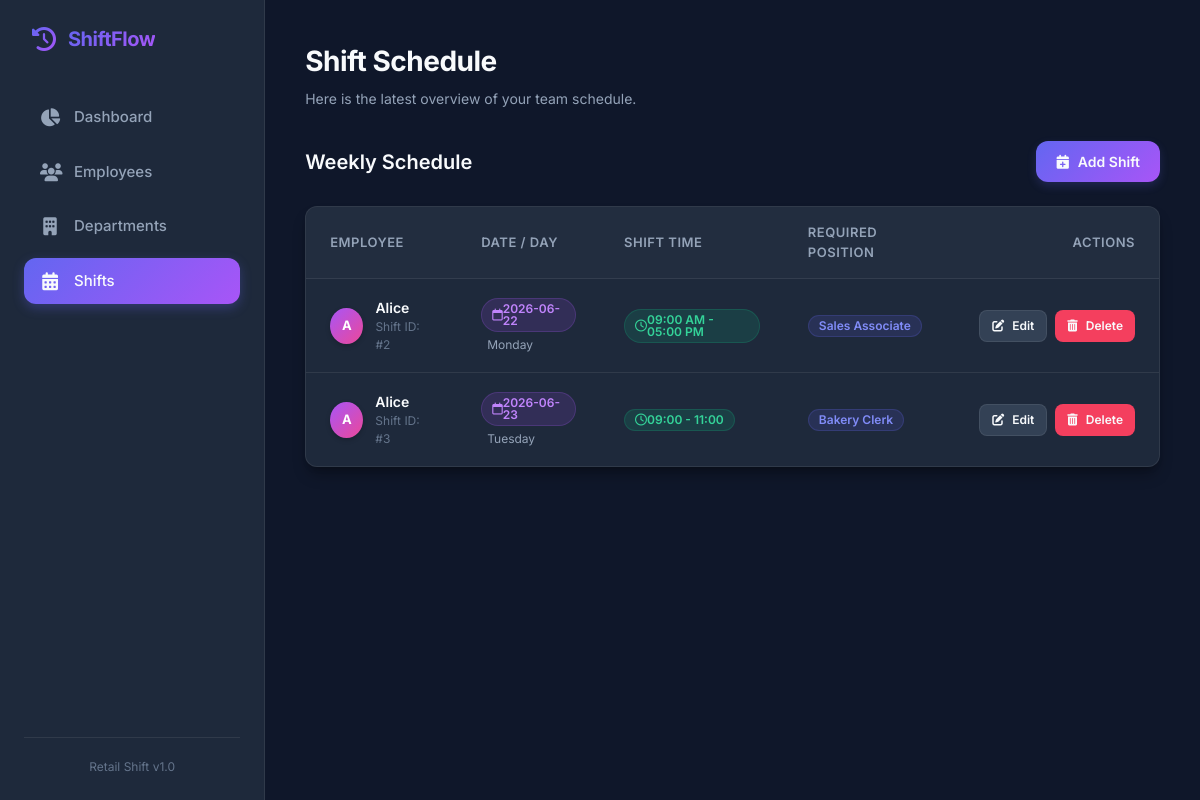
The app's page /shifts with its own data.
### tables this page shows
CREATE TABLE shifts(

        shift_id INTEGER PRIMARY KEY AUTOINCREMENT,

        employee_id INTEGER,

        shift_date TEXT,

        day_of_week TEXT,

        start_time TEXT,

        end_time TEXT,

        position_required TEXT,

        FOREIGN KEY(employee_id)
        REFERENCES employees(employee_id)

    );

CREATE TABLE employees(

        employee_id INTEGER PRIMARY KEY AUTOINCREMENT,

        first_name TEXT NOT NULL,

        last_name TEXT NOT NULL,

        phone TEXT,

        email TEXT,

        position TEXT

    , department_id INTEGER REFERENCES departments(department_id));

### app.py (the view)
@app.route("/shifts")
def shifts():
    conn=db()
    data=conn.execute(
    """

    SELECT shifts.*, employees.first_name

    FROM shifts

    LEFT JOIN employees

    ON shifts.employee_id=employees.employee_id

    """
    ).fetchall()
    return render_template(
        "shifts.html",
        shifts=data
    )

### app.py (called while the page is built)
def db():
    conn = sqlite3.connect(
        "retail_shift_management.db"
    )
    conn.row_factory = sqlite3.Row
    return conn

### templates/shifts.html (shortened to what this page needs)
{% extends "base.html" %}
{% block header_title %}Shift Schedule{% endblock %}
{% block content %}
<div class="header-actions">
    <span class="page-title">Weekly Schedule</span>
    <a href="/add_shift" class="btn btn-primary">
        <i class="fa-solid fa-calendar-plus"></i> Add Shift
    </a>
</div>
{% if shifts %}
<div class="table-container">
    <div class="table-responsive">
        <table class="custom-table">
            <thead>
                <tr>
                    <th>Employee</th>
                    <th>Date / Day</th>
                    <th>Shift Time</th>
                    <th>Required Position</th>
                    <th style="text-align: right;">Actions</th>
                </tr>
            </thead>
            <tbody>
                {% for s in shifts %}
                <tr>
                    <td>
                        <div class="employee-avatar-name">
                            <div class="avatar-placeholder" style="background: linear-gradient(135deg, #a855f7 0%, #ec4899 100%);">
                                {% if s.first_name %}
                                    {{ s.first_name[0] | upper }}
                                {% else %}
                                    ?
                                {% endif %}
                            </div>
                            <div>
                                <div class="employee-name">
                                    {% if s.first_name %}
                                        {{ s.first_name }}
                                    {% else %}
                                        <span style="color: var(--text-muted); font-style: italic;">Unassigned</span>
                                    {% endif %}
                                </div>
                                <div style="font-size: 12px; color: var(--text-muted);">Shift ID: #{{ s.shift_id }}</div>
                            </div>
                        </div>
                    </td>
                    <td>
                        <span class="badge badge-date"><i class="fa-regular fa-calendar"></i> {{ s.shift_date }}</span>
                        <div style="font-size: 12px; color: var(--text-secondary); margin-top: 4px; padding-left: 6px;">{{ s.day_of_week }}</div>
                    </td>
                    <td>
                        <span class="badge badge-time"><i class="fa-regular fa-clock"></i> {{ s.start_time }} - {{ s.end_time }}</span>
                    </td>
                    <td>
                        <span class="badge badge-position">{{ s.position_required }}</span>
                    </td>
                    <td>
                        <div class="btn-group" style="justify-content: flex-end;">
                            <a href="/edit_shift/{{ s.shift_id }}" class="btn btn-secondary btn-sm">
                                <i class="fa-solid fa-pen-to-square"></i> Edit
                            </a>
                            <a href="/delete_shift/{{ s.shift_id }}" class="btn btn-danger btn-sm" onclick="return confirm('Are you sure you want to delete this shift?');">
                                <i class="fa-solid fa-trash-can"></i> Delete
                            </a>
                        </div>
                    </td>
                </tr>
                {% endfor %}
            </tbody>
        </table>
    </div>
</div>
{% endif %}
{% endblock %}

### static/style.css (style rules this page uses)
:root { --bg-primary: #0f172a; --bg-secondary: #1e293b; --bg-tertiary: #334155; --text-primary: #f8fafc; --text-secondary: #94a3b8; --text-muted: #64748b; --primary: #6366f1; --primary-hover: #4f46e5; --primary-gradient: linear-gradient(135deg, #6366f1 0%, #a855f7 100%); --accent: #f43f5e; --accent-hover: #e11d48; --success: #10b981; --border-color: rgba(255, 255, 255, 0.08); --card-shadow: 0 10px 15px -3px rgba(0, 0, 0, 0.3), 0 4px 6px -4px rgba(0, 0, 0, 0.3); --border-radius: 12px; --transition: all 0.25s cubic-bezier(0.4, 0, 0.2, 1); }
* { margin: 0; padding: 0; box-sizing: border-box; }
body { font-family: 'Inter', -apple-system, BlinkMacSystemFont, "Segoe UI", Roboto, sans-serif; background-color: var(--bg-primary); color: var(--text-primary); line-height: 1.5; overflow-x: hidden; }
.header-actions { display: flex; justify-content: space-between; align-items: center; margin-bottom: 24px; flex-wrap: wrap; gap: 16px; }
.page-title { font-size: 20px; font-weight: 600; }
.btn { display: inline-flex; align-items: center; justify-content: center; gap: 8px; padding: 10px 20px; font-size: 14px; font-weight: 600; border-radius: var(--border-radius); border: none; cursor: pointer; text-decoration: none; transition: var(--transition); }
.btn-primary { background: var(--primary-gradient); color: var(--text-primary); box-shadow: 0 4px 10px rgba(99, 102, 241, 0.2); }
.btn-secondary { background-color: var(--bg-tertiary); color: var(--text-primary); border: 1px solid var(--border-color); }
.btn-danger { background-color: var(--accent); color: var(--text-primary); }
.btn-sm { padding: 6px 12px; font-size: 12px; border-radius: 8px; }
.btn-group { display: flex; gap: 8px; }
.table-container { background-color: var(--bg-secondary); border: 1px solid var(--border-color); border-radius: var(--border-radius); overflow: hidden; box-shadow: var(--card-shadow); margin-bottom: 24px; }
.table-responsive { width: 100%; overflow-x: auto; }
.custom-table { width: 100%; border-collapse: collapse; text-align: left; }
.custom-table th { background-color: rgba(255, 255, 255, 0.02); color: var(--text-secondary); font-size: 13px; font-weight: 600; text-transform: uppercase; letter-spacing: 0.5px; padding: 16px 24px; border-bottom: 1px solid var(--border-color); }
.custom-table td { padding: 18px 24px; border-bottom: 1px solid var(--border-color); color: var(--text-primary); font-size: 14px; vertical-align: middle; }
.custom-table tbody tr { transition: var(--transition); }
.custom-table tbody tr:last-child td { border-bottom: none; }
.employee-avatar-name { display: flex; align-items: center; gap: 12px; }
.avatar-placeholder { width: 36px; height: 36px; border-radius: 50%; background: var(--primary-gradient); display: flex; align-items: center; justify-content: center; font-weight: 700; font-size: 13px; color: #fff; box-shadow: 0 2px 5px rgba(0,0,0,0.2); }
.employee-name { font-weight: 600; }
.badge { display: inline-flex; align-items: center; padding: 4px 10px; font-size: 12px; font-weight: 600; border-radius: 20px; line-height: 1; }
.badge-position { background-color: rgba(99, 102, 241, 0.15); color: #818cf8; border: 1px solid rgba(99, 102, 241, 0.2); }
.badge-date { background-color: rgba(168, 85, 247, 0.15); color: #c084fc; border: 1px solid rgba(168, 85, 247, 0.2); }
.badge-time { background-color: rgba(16, 185, 129, 0.15); color: #34d399; border: 1px solid rgba(16, 185, 129, 0.2); }

### records on screen
shifts: first_name "A", first_name "Alice", shift_id "2", shift_date "2026-06-22", day_of_week "Monday", start_time "09:00 AM", end_time "05:00 PM", position_required "Sales Associate"
shifts: first_name "A", first_name "Alice", shift_id "3", shift_date "2026-06-23", day_of_week "Tuesday", start_time "09:00", end_time "11:00", position_required "Bakery Clerk"
